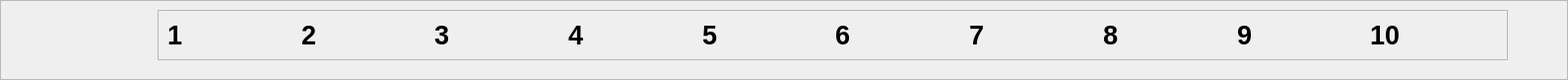
                <widget class="QFrame" name="frame_29">
                 <property name="geometry">
                  <rect>
                   <x>86</x>
                   <y>320</y>
                   <width>1592</width>
                   <height>81</height>
                  </rect>
                 </property>
                 <property name="frameShape">
                  <enum>QFrame::StyledPanel</enum>
                 </property>
                 <property name="frameShadow">
                  <enum>QFrame::Raised</enum>
                 </property>
                 <widget class="QFrame" name="frame_16">
                  <property name="geometry">
                   <rect>
                    <x>160</x>
                    <y>10</y>
                    <width>1371</width>
                    <height>51</height>
                   </rect>
                  </property>
                  <property name="styleSheet">
                   <string notr="true">#num_1,#num_2,#num_3,#num_4,#num_5,#num_6,#num_7,#num_8,#num_9,#num_10{
	color:#000000;

}</string>
                  </property>
                  <property name="frameShape">
                   <enum>QFrame::StyledPanel</enum>
                  </property>
                  <property name="frameShadow">
                   <enum>QFrame::Raised</enum>
                  </property>
                  <layout class="QHBoxLayout" name="horizontalLayout_16">
                   <item>
                    <widget class="QLabel" name="num_1">
                     <property name="font">
                      <font>
                       <pointsize>20</pointsize>
                       <weight>75</weight>
                       <bold>true</bold>
                      </font>
                     </property>
                     <property name="text">
                      <string>1</string>
                     </property>
                    </widget>
                   </item>
                   <item>
                    <widget class="QLabel" name="num_2">
                     <property name="font">
                      <font>
                       <pointsize>20</pointsize>
                       <weight>75</weight>
                       <bold>true</bold>
                      </font>
                     </property>
                     <property name="text">
                      <string>2</string>
                     </property>
                    </widget>
                   </item>
                   <item>
                    <widget class="QLabel" name="num_3">
                     <property name="font">
                      <font>
                       <pointsize>20</pointsize>
                       <weight>75</weight>
                       <bold>true</bold>
                      </font>
                     </property>
                     <property name="text">
                      <string>3</string>
                     </property>
                    </widget>
                   </item>
                   <item>
                    <widget class="QLabel" name="num_4">
                     <property name="font">
                      <font>
                       <pointsize>20</pointsize>
                       <weight>75</weight>
                       <bold>true</bold>
                      </font>
                     </property>
                     <property name="text">
                      <string>4</string>
                     </property>
                    </widget>
                   </item>
                   <item>
                    <widget class="QLabel" name="num_5">
                     <property name="font">
                      <font>
                       <pointsize>20</pointsize>
                       <weight>75</weight>
                       <bold>true</bold>
                      </font>
                     </property>
                     <property name="text">
                      <string>5</string>
                     </property>
                    </widget>
                   </item>
                   <item>
                    <widget class="QLabel" name="num_6">
                     <property name="font">
                      <font>
                       <pointsize>20</pointsize>
                       <weight>75</weight>
                       <bold>true</bold>
                      </font>
                     </property>
                     <property name="text">
                      <string>6</string>
                     </property>
                    </widget>
                   </item>
                   <item>
                    <widget class="QLabel" name="num_7">
                     <property name="font">
                      <font>
                       <pointsize>20</pointsize>
                       <weight>75</weight>
                       <bold>true</bold>
                      </font>
                     </property>
                     <property name="text">
                      <string>7</string>
                     </property>
                    </widget>
                   </item>
                   <item>
                    <widget class="QLabel" name="num_8">
                     <property name="font">
                      <font>
                       <pointsize>20</pointsize>
                       <weight>75</weight>
                       <bold>true</bold>
                      </font>
                     </property>
                     <property name="text">
                      <string>8</string>
                     </property>
                    </widget>
                   </item>
                   <item>
                    <widget class="QLabel" name="num_9">
                     <property name="font">
                      <font>
                       <pointsize>20</pointsize>
                       <weight>75</weight>
                       <bold>true</bold>
                      </font>
                     </property>
                     <property name="text">
                      <string>9</string>
                     </property>
                    </widget>
                   </item>
                   <item>
                    <widget class="QLabel" name="num_10">
                     <property name="font">
                      <font>
                       <pointsize>20</pointsize>
                       <weight>75</weight>
                       <bold>true</bold>
                      </font>
                     </property>
                     <property name="text">
                      <string>10</string>
                     </property>
                    </widget>
                   </item>
                  </layout>
                 </widget>
                </widget>
